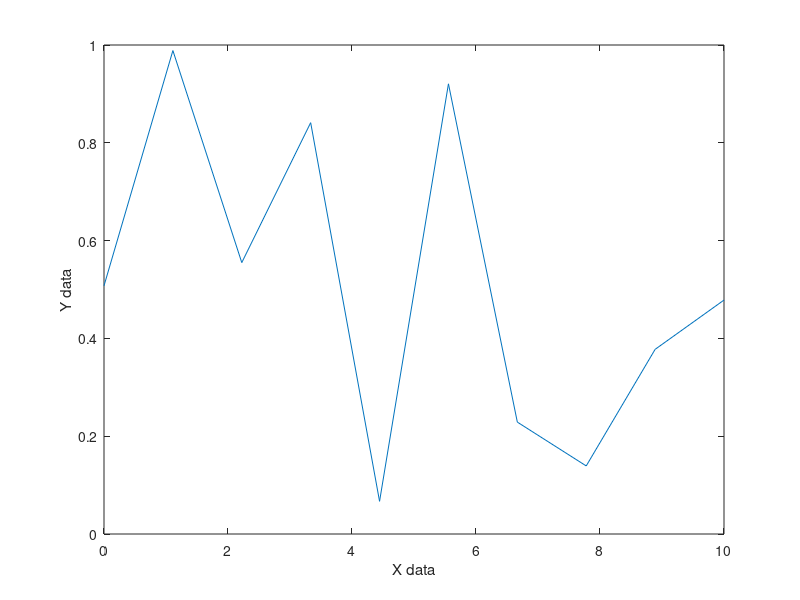
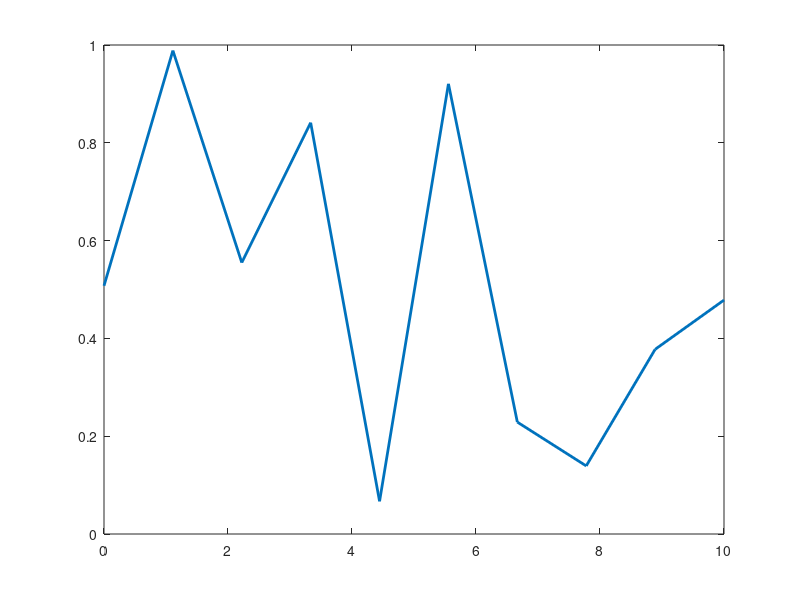

Write MATLAB code to recreate these figures, in order. (Note: this script raises an error after producing the figures.)
% Lecture 6: Plotting 
%% Generate data to use below
n_points = 10;
line_data_x = linspace(0, 10, n_points);
line_data_y = rand(n_points,1);
image_data = randn(n_points,n_points);
scatter_data_x = randn(n_points,1);
scatter_data_y = scatter_data_x * 2 + randn(n_points,1) * 2;
bar_data = rand(2,3);

%% Line plot
% Generate a figure (default)
fig = figure();
% Plot line data
line_h = plot(line_data_x, line_data_y);
xlabel('X data');
ylabel('Y data');

% The result is UGLY! 

%% Make it pretty: 
% Control size of figure in inches, explicitly get axis at figure creation
fig = figure(2);
PaperSize = [6, 4];
set(fig,'PaperType','<custom>','PaperUnits','inches','PaperSize',PaperSize);
nice_red = [0.8, 0.05, 0.05];
fontname = 'arial';
label_size = 24;
tk_size = 20;
linewidth = 3;
ytk = 0:.2:1;
line_h = plot(line_data_x, line_data_y);
% Set linewidth
set(line_h, 'LineWidth', 2)
xlabel('X data', fontsize=label_size, fontname=fontname)
ylabel('Y data', fontsize=label_size, fontname=fontname)
xticks(0:2:n_points);
yticks(ytk);
% Set fontsize
set(gca,'fontsize', 16)


%% Save
print(fig,'matlab_demoplot','-dpng', '-r100')

%% Scatter plot
dot_h = scatter(scatter_data_x, scatter_data_y);


% TO DO: Make it pretty! 
% Set dot sizes, fonts, 

% Bonus: open up axes, such that only left and bottom axis are shown, not top and right 

%% Image plot
image_h = imagesc(image_data);

% TO DO: Make it pretty!
% Change the colormap to something biphasic - which shows positive and negative
% values in different colors. Get rid of axis ticks. 


%% bar plot
% Apologies, the matplotlib bar plot function is terrible.
bar(bar_data);

% TO DO : Label axes, label ticks (with something)

%% Bonus bonus: 

% Write a function to set all tick labels in a graph to a particular size and
% font, and set all axis labels (xlabel and ylabel) to a particular size and 
% font. 
% 
% Write a function to open the axes up (to get rid of right and top bounding box)
% 
% Write a function to set axis linewidths
% 
